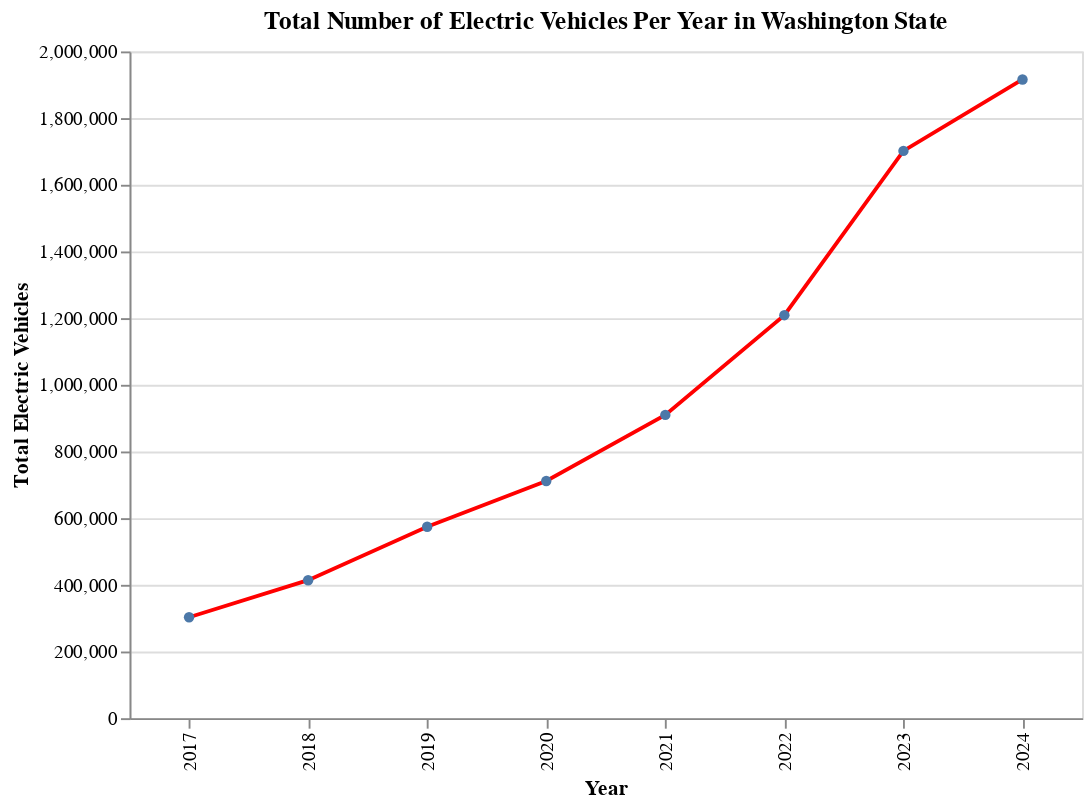

Notebook code cell kept with this figure:
### Code cell
dfh['date'] = pd.to_datetime(dfh['Date'])

dfh['year'] = dfh['date'].dt.year
dfh_filtered = dfh[(dfh['year'] <= 2024) & (dfh['State'] == 'WA')]
dfh_yearly_ev = dfh_filtered.groupby('year')['Electric Vehicle (EV) Total'].sum().reset_index()

yearlyplot = alt.Chart(dfh_yearly_ev).mark_line(point=True, color="red").encode(
    x=alt.X('year:O', title='Year'),
    y=alt.Y('Electric Vehicle (EV) Total:Q', title='Total Electric Vehicles'),
    tooltip=['year:O', 'Electric Vehicle (EV) Total:Q']
).properties(
    width=500,
    height=350,
    title="Total Number of Electric Vehicles Per Year in Washington State"
)

yearlyplot

### Figure 1 — Vega-Lite specification as saved in the notebook (floating-point values rounded to 4 significant figures)
{"config": {"view": {"continuousWidth": 300, "continuousHeight": 300}}, "data": {"name": "data-2a9bc5b724dca934312fe21cd5de8c37"}, "mark": {"type": "line", "color": "red", "point": true}, "encoding": {"tooltip": [{"field": "year", "type": "ordinal"}, {"field": "Electric Vehicle (EV) Total", "type": "quantitative"}], "x": {"field": "year", "title": "Year", "type": "ordinal"}, "y": {"field": "Electric Vehicle (EV) Total", "title": "Total Electric Vehicles", "type": "quantitative"}}, "height": 350, "title": "Total Number of Electric Vehicles Per Year in Washington State", "width": 500, "$schema": "https://vega.github.io/schema/vega-lite/v5.20.1.json", "datasets": {"data-2a9bc5b724dca934312fe21cd5de8c37": [{"year": 2017, "Electric Vehicle (EV) Total": 302630}, {"year": 2018, "Electric Vehicle (EV) Total": 413929}, {"year": 2019, "Electric Vehicle (EV) Total": 574118}, {"year": 2020, "Electric Vehicle (EV) Total": 711414}, {"year": 2021, "Electric Vehicle (EV) Total": 909807}, {"year": 2022, "Electric Vehicle (EV) Total": 1208867}, {"year": 2023, "Electric Vehicle (EV) Total": 1701623}, {"year": 2024, "Electric Vehicle (EV) Total": 1915994}]}}
